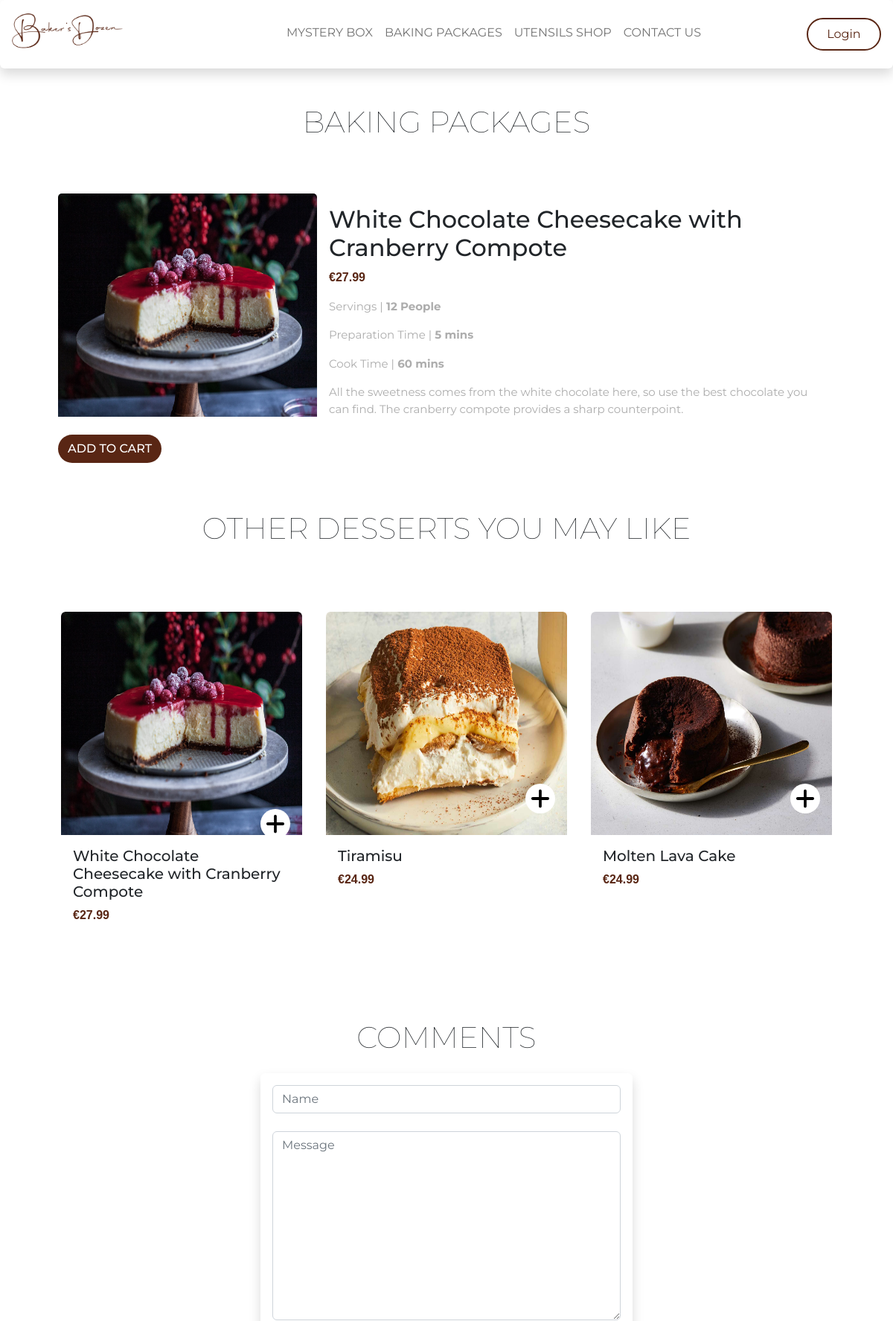
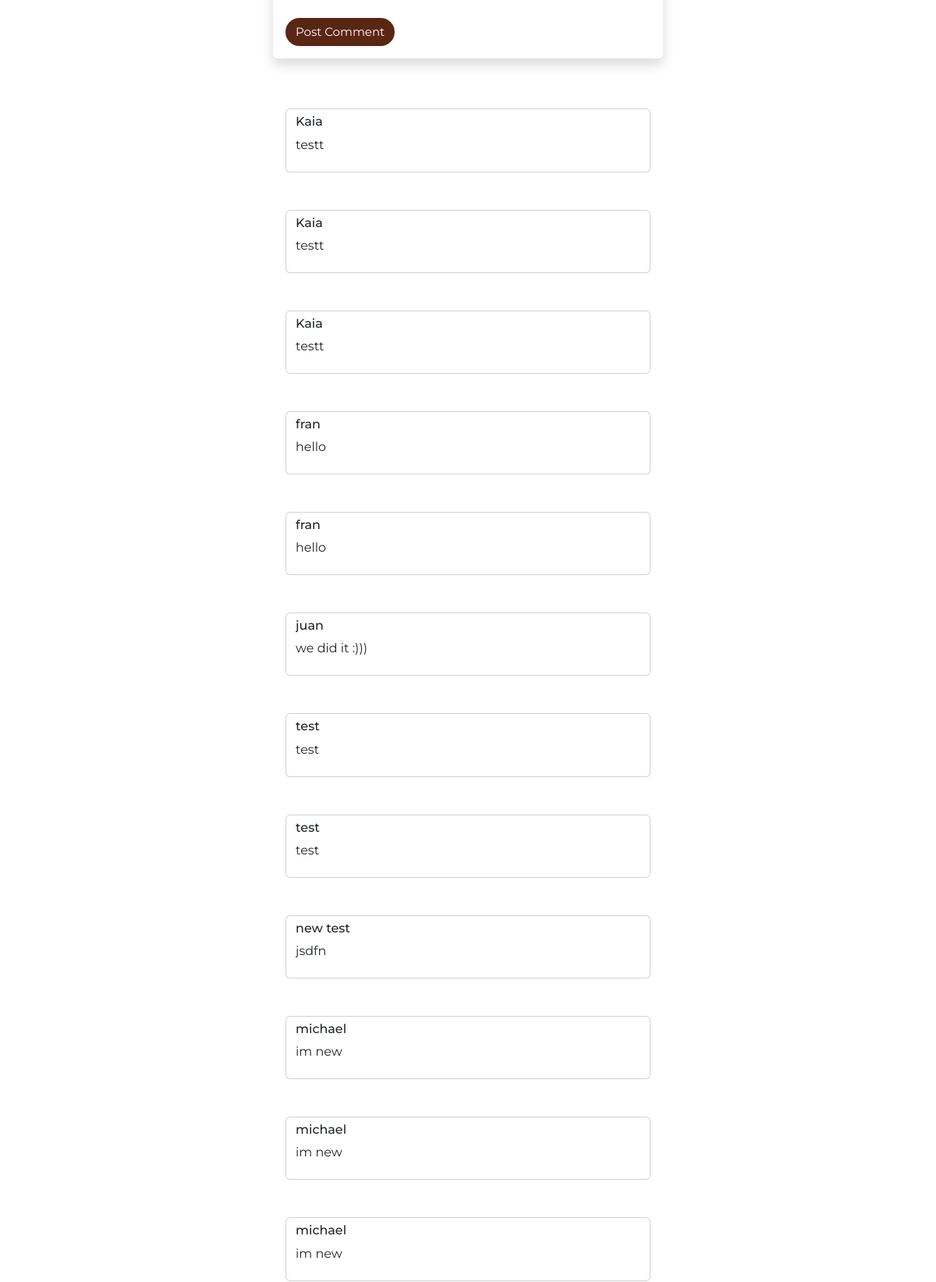
The page /BakersDozen/productDetails.php?id=2 (upper part) on the database its author committed (2 pictures, top to bottom).
### tables this page shows
CREATE TABLE `bdProducts` (
  `productId` int(11) NOT NULL,
  `categoryId` int(11) NOT NULL,
  `productName` varchar(255) NOT NULL,
  `productType` varchar(250) NOT NULL,
  `productPrice` float NOT NULL,
  `productServing` int(11) NOT NULL,
  `productPrepTime` int(11) NOT NULL,
  `productCookTime` int(11) NOT NULL,
  `description` varchar(255) NOT NULL,
  `image` varchar(255) NOT NULL,
  `featuredProd` tinyint(1) NOT NULL
);

CREATE TABLE `bdComments` (
  `commentId` int(11) NOT NULL,
  `productId` int(11) NOT NULL,
  `commValue` varchar(255) DEFAULT NULL,
  `commDate` date DEFAULT NULL,
  `name` varchar(250) NOT NULL,
  `message` varchar(250) NOT NULL
);

### BakersDozen/Includes/functions-inc.php (called while the page is built, shortened)
<?php
function getRandomProduct($conn, $productType) {
    $sql = "SELECT * FROM bdProducts WHERE productType = ?";
    $stmt = mysqli_stmt_init($conn);
    if(!mysqli_stmt_prepare($stmt, $sql)) {
        echo "Could not load products";
        exit();
    }
    mysqli_stmt_bind_param($stmt, "s", $productType);
    mysqli_stmt_execute($stmt);
    $data = mysqli_stmt_get_result($stmt);
    return $data;
}
function loadProduct($conn, $id) {
    $sql = "SELECT * FROM bdProducts WHERE productId = ?;";
    $stmt = mysqli_stmt_init($conn);
    if(!mysqli_stmt_prepare($stmt, $sql)) {
        header("location:../productDetails.php?id=".$id);
            exit();
    }
    mysqli_stmt_bind_param($stmt, "s", $id);
    mysqli_stmt_execute($stmt);
    $result = mysqli_stmt_get_result($stmt);
    if($row = mysqli_fetch_assoc($result)) {
        return $row;
    }
    else {
        return false;
    }
}
function loadComments($conn){
    $sql = "SELECT * FROM bdComments;";
    $stmt = mysqli_stmt_init($conn);
    if(!mysqli_stmt_prepare($stmt, $sql)){
    }
    mysqli_stmt_execute($stmt);
    $result = mysqli_stmt_get_result($stmt);
    return $result;
}
?>

### BakersDozen/productDetails.php (the view, shortened to what this page needs)
<?php
    include 'Includes/header.php';
    include 'Includes/dbh-inc.php';
    include 'Includes/functions-inc.php';
?>
<h1 class="pb-3 bakingPackageText">BAKING PACKAGES</h1>
    <div class="container p-5">
        <div class="row">
            <div class="card mb-3 border-0" style="max-width: 100%;">
                <div class="row g-0">
                    <?php
                    if(isset($_GET["id"])){
                        $id = $_GET["id"];
                        $result = loadProduct($conn, $id);
                        $productType = $result['productType'];
?>
                    <div class="col-md-4">
                        <img src="Images/products/<?php echo $result['image']; ?>" class="card-img-top cardImageStyling" alt="Showcase Image"><br><br>
                        <a href="#" class="btn shopNow">ADD TO CART</a>
                    </div>
                            <div class="col-md-8">
                                <div class="card-body">
                                    <h2 class="card-title"><?php echo $result['productName'];?></h2>
                                    <p class="card-text price">€<?php echo $result['productPrice'];?></p>
                                    <p class="desc">Servings |<b> <?php echo $result['productServing'];?> People</b></p>
                                    <p class="desc">Preparation Time |<b> <?php echo $result['productPrepTime'];?> mins</b></p>
                                    <p class="desc">Cook Time |<b> <?php echo $result['productCookTime'];?> mins</b></p>
                                    <p class="desc"><?php echo $result['description'];?></p>
                                </div>
                            </div>
<?php
                    }
                    ?>
                </div>
            </div>
        </div>
    </div>
                    <?php
                        $data = getRandomProduct($conn, $productType);
                    ?>
    <h1 class="pb-3 bakingPackageText">OTHER DESSERTS YOU MAY LIKE</h1>
    <div class="container p-5">
        <div class="row">
            <?php $counter = 0;
        while($result = mysqli_fetch_assoc($data)) {
            $productId = $result["productId"];
            $productName = $result["productName"];
            $productPrice = $result["productPrice"];
            $image = $result["image"];
            ?>
            <div class="col-sm p-3">
                <a href="productDetails.php?id=<?php echo $productId; ?>" class="bakingCardContent">
                    <div class="card border-0">
                        <img src="Images/products/<?php echo $image; ?>" class="card-img-top cardImageStyling">
                        <a href="../HTML/#.html" class="btn shopNowBaking"><img src="../Images/plus.svg"
                                class="plusBaking" alt=""></a>
                        <div class="card-body">
                        <h5 class="card-title"><?php echo $productName;?></h5>
                            <p class="card-text price">€<?php echo $productPrice;?></p>
                        </div>
                    </div>
                </a>
            </div>
            <?php
            $counter++;
            if($counter == 3){
?>
    </div>
<?php
                $counter = 0;
            }
        }
    ?>
    </div>
<h1 class="pb-3 pt-5 bakingPackageText">COMMENTS</h1>
<div class="col-lg-5 col-sm-11 mx-auto p-3 card border-0 shadow p-3 mb-5 bg-white rounded">
    <form action="productDetails.php" method="post" class="form">
        <input type="text" class="form-control" name="name" id="name" placeholder="Name" >
        <br>
        <textarea name="message" id="message" class="form-control" cols="30" rows="10" placeholder="Message"></textarea>
        <br>
        <button class="btn submitBtn" type="submit" name="post_comment">Post Comment</button>
    </form>
</div>
<div class="col-lg-5 col-sm-11 mx-auto p-3">
<?php
    $comments = loadComments($conn);
    while($row = mysqli_fetch_assoc($comments)){
?>
    <div class="postedComments form-control card border-2 mb-5 bg-white rounded">
        <h6><?php echo $row['name'];?></h6>
        <p class='message'><?php  echo $row['message'];?></p>
    </div>
<?php }  ?>
</div>
<?php
    include 'Includes/footer.php';
?>

### Baker's Dozen Prototype/CSS/style.css (style rules this page uses)
* { overflow-x: hidden; font-family: "Montserrat", sans-serif; }
.cardImageStyling { width: 100%; height: 300px; }
.shopNow { color: white; font-weight: 500; font-size: 16px; background-color: #592614; border-radius: 25px; }

### Baker's Dozen Prototype/CSS/bakingKit.css (style rules this page uses)
.bakingPackageText { text-align: center; font-family: "Montserrat", sans-serif; font-weight: 100; }
.bakingCardContent, .bakingCardContent:hover { text-decoration: none; color: black; }
.shopNowBaking { font-weight: 500; font-size: 11px; width: 40px; height: 40px; border-radius: 50%; background-color: white; overflow-y: hidden; padding: 0; margin: 0; position: absolute; bottom:30%; right: 5%; }
.plusBaking { width: 70%; height: 100%; overflow-y: hidden; align-content: center; }
.price { color: #592614; font-family: 'Noto Sans JP', sans-serif; font-weight: 800; }
.desc { color: #adadad; font-size: 15px; }

### BakersDozen/CSS/productDetails.css (style rules this page uses)
.postedComments { text-align: left; }
.submitBtn { color: white; font-size: 15px; background-color: #592614; border-radius: 25px; margin-left: auto; margin-right: auto; }

### rows shown on the page
bdproducts: image (picture), productName "White Chocolate Cheesecake with Cranberry Compote", productPrice "27.99", productServing "12", productPrepTime "5", productCookTime "60", description "All the sweetness comes from the white chocolate here, so use the best chocolate you can find. The cranberry compote provides a sharp counterpoint."
bdproducts: image (picture), productName "Tiramisu", productPrice "24.99"
bdproducts: image (picture), productName "Molten Lava Cake", productPrice "24.99"
bdcomments: name "Kaia", message "testt"
bdcomments: name "Kaia", message "testt"
bdcomments: name "Kaia", message "testt"
bdcomments: name "fran", message "hello"
bdcomments: name "fran", message "hello"
bdcomments: name "juan", message "we did it :)))"
bdcomments: name "test", message "test"
bdcomments: name "test", message "test"
bdcomments: name "new test", message "jsdfn"
bdcomments: name "michael", message "im new"
bdcomments: name "michael", message "im new"
bdcomments: name "michael", message "im new"
